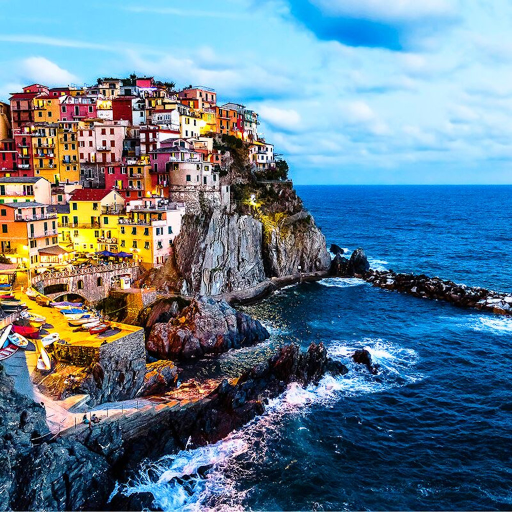
//> input picture Assignments/3/ColorPhotos/Sea.jpeg, 1024 x 1024 px (shown at 1/2 size)
$ ./BasicDenoising ../../3/ColorPhotos/Sea.jpeg   (built with g++ and OpenCV 4)
//> lines starting //> are read from the running program, lines starting //| are printed output that depends on the picture
#include <opencv2/opencv.hpp>
#include <bits/stdc++.h>


// imshow(winname, mat) -> None
// . The function may scale the image, depending on its depth:
// . - If the image is 8-bit unsigned, it is displayed as is.
// . - If the image is 16-bit unsigned or 32-bit integer, the pixels are divided by 256.
//     That is, the value range [0,255\*256] is mapped to [0,255].
// . - If the image is 32-bit or 64-bit floating-point, the pixel values are multiplied by 255. That is, the
// .   value range [0,1] is mapped to [0,255].

std::string type2str(int type) {
  std::string r;
  uchar depth = type & CV_MAT_DEPTH_MASK;
  uchar chans = 1 + (type >> CV_CN_SHIFT);
  switch ( depth ) {
    case CV_8U:  r = "8U"; break;
    case CV_8S:  r = "8S"; break;
    case CV_16U: r = "16U"; break;
    case CV_16S: r = "16S"; break;
    case CV_32S: r = "32S"; break;
    case CV_32F: r = "32F"; break;
    case CV_64F: r = "64F"; break;
    default:     r = "User"; break;
  }

  r += "C";
  r += (chans+'0');
  return r;
}
// [109 lines left out: functions plotHistogram, clipping, dftImage, idftImage, gamma, not called in this run]


cv::Mat addGaussianNoise(const cv::Mat& M){
    cv::Mat L = M.clone();
    std::default_random_engine generator;
    std::normal_distribution<float> distribution(0.5,0.5);
    float randn = distribution(generator);
    for(int i = 0;i < L.rows; i++){
        for(int j = 0; j < L.cols; j++){
            randn = distribution(generator);
            L.at<float>(i,j) = L.at<float>(i,j) + fabs(randn)/10;
        }
    }
    return(L);
}

cv::Mat saltpepperNoise(const cv::Mat& M){
    cv::Mat L = M.clone();
    std::default_random_engine generator;
    std::normal_distribution<float> distribution(0.5,0.2);
    float randn = distribution(generator);
    for(int i = 0;i < L.rows; i++){
        for(int j = 0; j < L.cols; j++){
            randn = distribution(generator);
            if(fabs(randn) > 0.9 ){
                randn = distribution(generator);
                L.at<float>(i,j) = (randn < 0.5) ? 0 :1;
            }
        }
    }
    return(L);

}

double PSNR(const cv::Mat& I1,const cv::Mat& I2,int type){
    cv::Mat I = I1.clone();
    cv::Mat K = I2.clone();
    I.convertTo(I,CV_32F);
    K.convertTo(K,CV_32F);
    double MSE = 0;
    double MAXi = 1.0;
    MAXi = (type == 1)? 255:1;
    // std::cout<<"Maxi "<<MAXi<<"\n";
    for(int i = 0; i < I.rows; i++){
        for(int j = 0; j < I.cols; j++ ){
            MSE += (I.at<float>(i,j) - K.at<float>(i,j))*(I.at<float>(i,j) - K.at<float>(i,j));
        }
    }
    MSE = MSE/(I.rows*I.cols);
    double PSNR = 10*log10((MAXi*MAXi)/MSE);
    // std::cout<<"s: "<<PSNR<<" "<<MSE<<" "<<(MAXi*MAXi)/MSE<<" \n____________\n";
    return(PSNR);
}

cv::Mat medianfilters(const cv::Mat& img){
    cv::Mat MinMed;
    cv::Mat Med;
    cv::Mat M = img*255;
    M.convertTo(M,CV_8U);
    double minn = -10000000;
    for(int k = 3 ;k < 10 ; k+=2){
        cv::medianBlur(M,Med,k);
        // std::cout<<type2str(Med.type())<<"\n";
        if(minn < PSNR(Med,M,1)){
            minn = PSNR(Med,M,1);
            MinMed = Med;
        }
    }
    MinMed.convertTo(MinMed,CV_32F);
    MinMed = MinMed/255;
    std::cout<<minn<<"\n";
    return(MinMed);
}

cv::Mat MeanKernel(int k ){
    cv::Mat ker(k,k,CV_32F,cv::Scalar::all(1));
    return(ker);
}

cv::Mat meanfilters(const cv::Mat& M){
    cv::Mat MinMean;
    cv::Mat MeanM;
    double minn = -1000000000;
    cv::Mat ker;
    for(int k = 3 ;k < 10 ; k++){
        ker = MeanKernel(k);
        cv::filter2D(M,MeanM,CV_32F,ker);
        MeanM = MeanM/(k*k);
        if(minn < PSNR(MeanM,M,0)){
            minn = PSNR(MeanM,M,0);
            MinMean = MeanM;
        }
    }
    std::cout<<minn<<"\n";
    return(MeanM);
}


int main(int argc, char** argv){
    cv::Mat image = cv::imread(argv[1],CV_LOAD_IMAGE_UNCHANGED);
//> image is the input picture: 1024 rows x 1024 cols, CV_8UC3; mean B, G, R 143, 124.6, 98.3
    image.convertTo(image,CV_32F);
//> image: 1024 rows x 1024 cols, CV_32FC3
    image = image/255;
    std::cout<<type2str(image.type())<<"\n";
//| 32FC3
    std::cout<< image.size()<<"\n";
//| [1024 x 1024]
    cv::Mat G = addGaussianNoise(image);
//> after the loop in addGaussianNoise, `for(int i = 0;i < L.rows; i++)`:
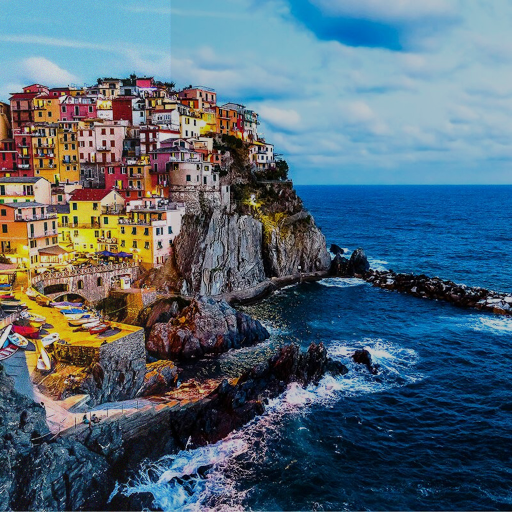
//> L: 1024 rows x 1024 cols, CV_32FC3 (shown at 1/2 size); mean B, G, R 0.58, 0.508, 0.405; drawn with min black and max white
    cv::Mat SP = saltpepperNoise(image);
    // std::cout<< PSNR(image,G,0);
    cv::Mat G_medf,G_Mean;
    // G_medf = G;
    G_medf = medianfilters(G);
//> the loop in medianfilters, `for(int k = 3 ;k < 10 ; k+=2)` made 4 passes
//> (PSNR in PSNR, MAXi in PSNR (second call), PSNR in PSNR (second call), minn) on pass 1: (22.66, 255, 22.66, 22.66)
//> PSNR in PSNR on passes 2 to 4: 18.89, 17.29, 16.46
//> pass 1, in medianfilters, `cv::medianBlur(M,Med,k);`:
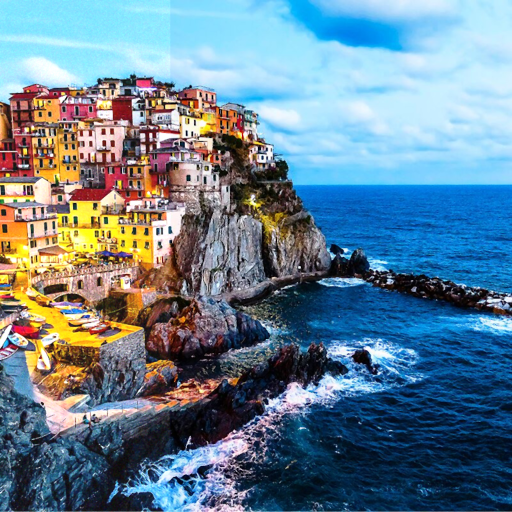
//> Med: 1024 rows x 1024 cols, CV_8UC3 (shown at 1/2 size); mean B, G, R 147.1, 129.4, 102.7
//> after the loop in medianfilters, `for(int k = 3 ;k < 10 ; k+=2)`:
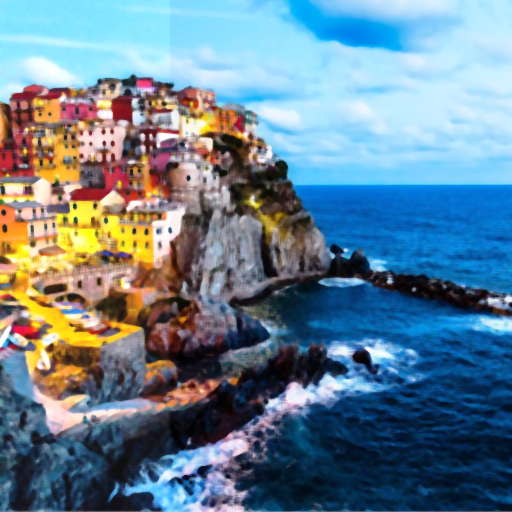
//> Med: 1024 rows x 1024 cols, CV_8UC3 (shown at 1/2 size); mean B, G, R 146.3, 128.9, 102.6
//> after the loop in medianfilters, `for(int k = 3 ;k < 10 ; k+=2)`: minn = 22.66
//| 22.6567
    G_Mean = meanfilters(G);
//> the loop in meanfilters, `for(int k = 3 ;k < 10 ; k++)` made 7 passes
//> (PSNR in PSNR, MAXi in PSNR (second call), PSNR in PSNR (second call), minn) on pass 1: (21.75, 1, 21.75, 21.75)
//> PSNR in PSNR on passes 2 to 7: 18.89, 18.19, 17.2, 16.76, 16.3, 16.03
//> pass 1, in meanfilters, `cv::filter2D(M,MeanM,CV_32F,ker);`:
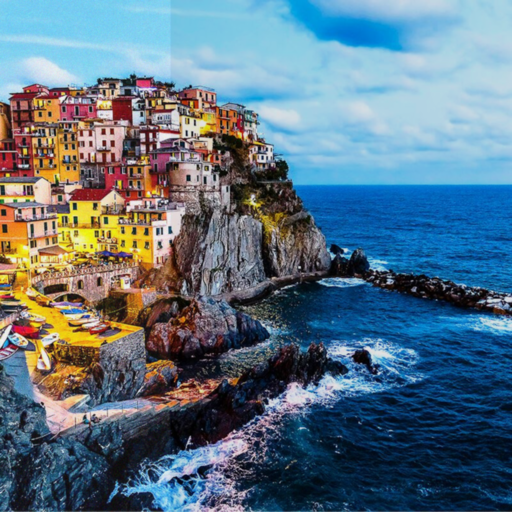
//> MeanM: 1024 rows x 1024 cols, CV_32FC3 (shown at 1/2 size); mean B, G, R 5.22, 4.57, 3.64; drawn with min black and max white
//> after the loop in meanfilters, `for(int k = 3 ;k < 10 ; k++)`:
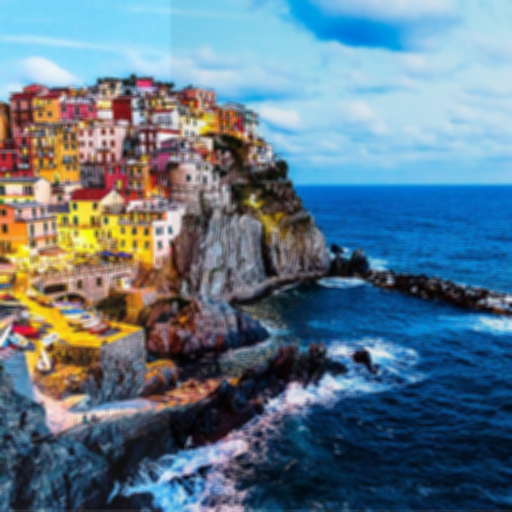
//> MeanM: 1024 rows x 1024 cols, CV_32FC3 (shown at 1/2 size); mean B, G, R 0.581, 0.508, 0.405; drawn with min black and max white
//> after the loop in meanfilters, `for(int k = 3 ;k < 10 ; k++)`: minn = 21.75
//| 21.7518

    cv::Mat SP_medf,SP_Mean;
    SP_medf = medianfilters(SP);
//> the loop in medianfilters (call 2), `for(int k = 3 ;k < 10 ; k+=2)` made 4 passes
//> (PSNR in PSNR, MAXi in PSNR (second call), PSNR in PSNR (second call), minn) on pass 1: (19.22, 255, 19.22, 19.22)
//> PSNR in PSNR on passes 2 to 4: 17.12, 15.99, 15.36
//> pass 2, in medianfilters (call 2), `cv::medianBlur(M,Med,k);`:
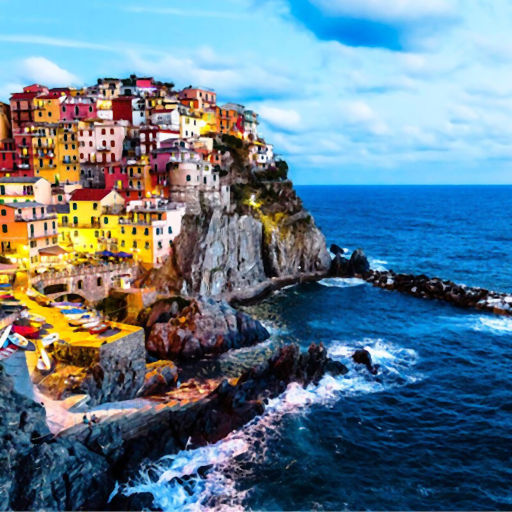
//> Med: 1024 rows x 1024 cols, CV_8UC3 (shown at 1/2 size); mean B, G, R 142.6, 124.4, 98
//> after the loop in medianfilters (call 2), `for(int k = 3 ;k < 10 ; k+=2)`: minn = 19.22
//| 19.217
    SP_Mean = meanfilters(SP);
//> the loop in meanfilters (call 2), `for(int k = 3 ;k < 10 ; k++)` made 7 passes
//> (PSNR in PSNR, MAXi in PSNR (second call), PSNR in PSNR (second call), minn) on pass 1: (19.11, 1, 19.11, 19.11)
//> PSNR in PSNR on passes 2 to 7: 17.32, 16.81, 16.08, 15.74, 15.38, 15.17
//> pass 2, in meanfilters (call 2), `cv::filter2D(M,MeanM,CV_32F,ker);`:
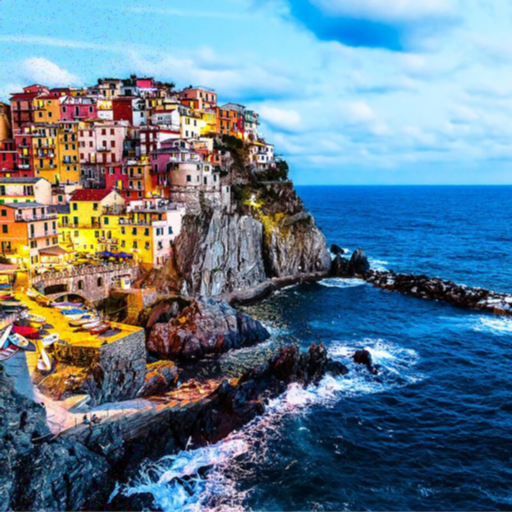
//> MeanM: 1024 rows x 1024 cols, CV_32FC3 (shown at 1/2 size); mean B, G, R 8.98, 7.82, 6.17; drawn with min black and max white
//> after the loop in meanfilters (call 2), `for(int k = 3 ;k < 10 ; k++)`: minn = 19.11
//| 19.1079


    cv::namedWindow( "Original",CV_WINDOW_FREERATIO);
    cv::imshow( "Original",image);


    cv::namedWindow( "Gaussian",CV_WINDOW_FREERATIO);
    cv::imshow( "Gaussian",G);

    cv::namedWindow( "G_Medf",CV_WINDOW_FREERATIO);
    cv::imshow( "G_Medf",G_medf);

    cv::namedWindow( "G_Meanf",CV_WINDOW_FREERATIO);
    cv::imshow( "G_Meanf",G_Mean);


    cv::namedWindow( "Salt and Pepper",CV_WINDOW_FREERATIO);
    cv::imshow( "Salt and Pepper",SP);


    cv::namedWindow( "SP_Medf",CV_WINDOW_FREERATIO);
    cv::imshow( "SP_Medf",SP_medf);

    cv::namedWindow( "SP_Meanf",CV_WINDOW_FREERATIO);
    cv::imshow( "SP_Meanf",SP_Mean);


    cv::waitKey(0);
    cv::destroyAllWindows();
    return(0);
}

$ run again, on Assignments/3/ColorPhotos/moon.jpeg
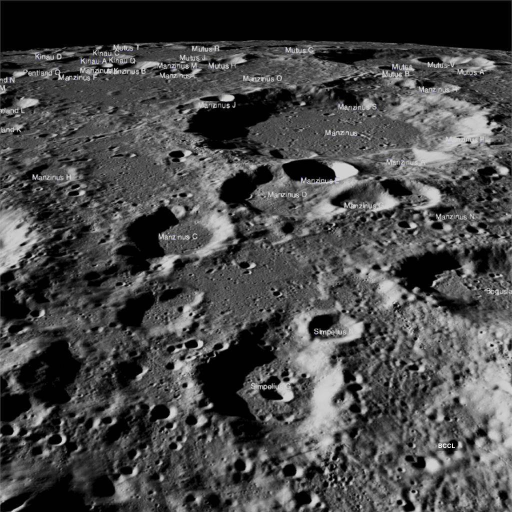
//> input picture Assignments/3/ColorPhotos/moon.jpeg, 1024 x 1024 px (shown at 1/2 size)
//> image is the input picture: 1024 rows x 1024 cols, CV_8UC3; mean B, G, R 71.8, 71.8, 71.8
//| 32FC3
//| [1024 x 1024]
//> the loop in medianfilters, `for(int k = 3 ;k < 10 ; k+=2)` made 4 passes
//> (PSNR in PSNR, MAXi in PSNR (second call), PSNR in PSNR (second call), minn) on pass 1: (26.91, 255, 26.91, 26.91)
//> after the loop in medianfilters, `for(int k = 3 ;k < 10 ; k+=2)`: minn = 26.91
//| 26.909
//> the loop in meanfilters, `for(int k = 3 ;k < 10 ; k++)` made 7 passes
//> (PSNR in PSNR, MAXi in PSNR (second call), PSNR in PSNR (second call), minn) on pass 1: (26.56, 1, 26.56, 26.56)
//> after the loop in meanfilters, `for(int k = 3 ;k < 10 ; k++)`: minn = 26.56
//| 26.5635
//> the loop in medianfilters (call 2), `for(int k = 3 ;k < 10 ; k+=2)` made 4 passes
//> (PSNR in PSNR, MAXi in PSNR (second call), PSNR in PSNR (second call), minn) on pass 1: (20.64, 255, 20.64, 20.64)
//> after the loop in medianfilters (call 2), `for(int k = 3 ;k < 10 ; k+=2)`:
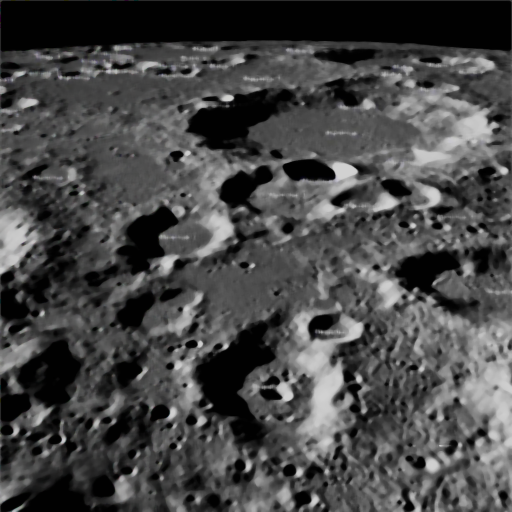
//> Med: 1024 rows x 1024 cols, CV_8UC3 (shown at 1/2 size); mean B, G, R 71.1, 71, 71
//> after the loop in medianfilters (call 2), `for(int k = 3 ;k < 10 ; k+=2)`: minn = 20.64
//| 20.6393
//> the loop in meanfilters (call 2), `for(int k = 3 ;k < 10 ; k++)` made 7 passes
//> (PSNR in PSNR, MAXi in PSNR (second call), PSNR in PSNR (second call), minn) on pass 1: (20.94, 1, 20.94, 20.94)
//> pass 1, in meanfilters (call 2), `cv::filter2D(M,MeanM,CV_32F,ker);`:
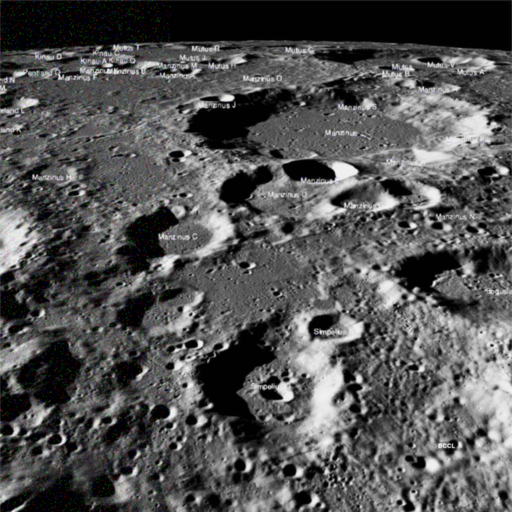
//> MeanM: 1024 rows x 1024 cols, CV_32FC3 (shown at 1/2 size); mean B, G, R 2.55, 2.55, 2.55; drawn with min black and max white
//> after the loop in meanfilters (call 2), `for(int k = 3 ;k < 10 ; k++)`: minn = 20.94
//| 20.936

$ run again, on Assignments/3/ColorPhotos/Bigbridge.png
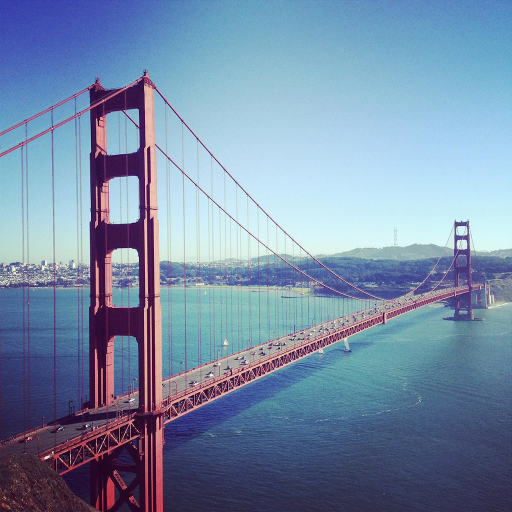
//> input picture Assignments/3/ColorPhotos/Bigbridge.png, 1024 x 1024 px (shown at 1/2 size)
//> image is the input picture: 1024 rows x 1024 cols, CV_8UC3; mean B, G, R 167.8, 139.6, 118.4
//| 32FC3
//| [1024 x 1024]
//> after the loop in addGaussianNoise, `for(int i = 0;i < L.rows; i++)`:
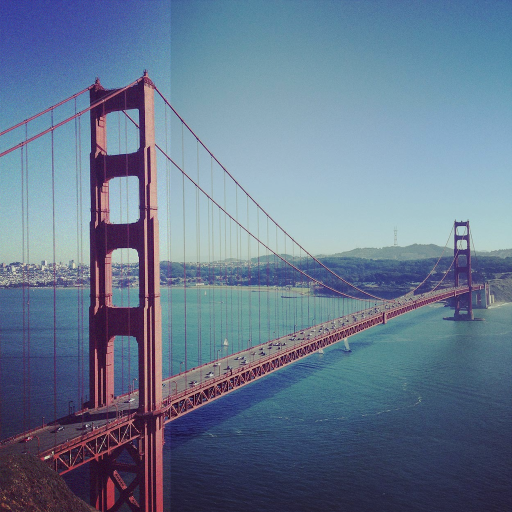
//> L: 1024 rows x 1024 cols, CV_32FC3 (shown at 1/2 size); mean B, G, R 0.677, 0.567, 0.484; drawn with min black and max white
//> the loop in medianfilters, `for(int k = 3 ;k < 10 ; k+=2)` made 4 passes
//> (PSNR in PSNR, MAXi in PSNR (second call), PSNR in PSNR (second call), minn) on pass 1: (25.23, 255, 25.23, 25.23)
//> after the loop in medianfilters, `for(int k = 3 ;k < 10 ; k+=2)`: minn = 25.23
//| 25.2282
//> the loop in meanfilters, `for(int k = 3 ;k < 10 ; k++)` made 7 passes
//> (PSNR in PSNR, MAXi in PSNR (second call), PSNR in PSNR (second call), minn) on pass 1: (24.36, 1, 24.36, 24.36)
//> after the loop in meanfilters, `for(int k = 3 ;k < 10 ; k++)`: minn = 24.36
//| 24.3594
//> the loop in medianfilters (call 2), `for(int k = 3 ;k < 10 ; k+=2)` made 4 passes
//> (PSNR in PSNR, MAXi in PSNR (second call), PSNR in PSNR (second call), minn) on pass 1: (20.71, 255, 20.71, 20.71)
//> after the loop in medianfilters (call 2), `for(int k = 3 ;k < 10 ; k+=2)`:
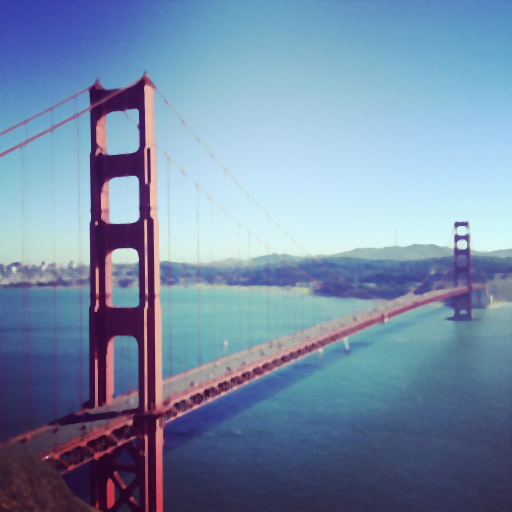
//> Med: 1024 rows x 1024 cols, CV_8UC3 (shown at 1/2 size); mean B, G, R 168.1, 139.8, 117.8
//> after the loop in medianfilters (call 2), `for(int k = 3 ;k < 10 ; k+=2)`: minn = 20.71
//| 20.7056
//> the loop in meanfilters (call 2), `for(int k = 3 ;k < 10 ; k++)` made 7 passes
//> (PSNR in PSNR, MAXi in PSNR (second call), PSNR in PSNR (second call), minn) on pass 1: (20.7, 1, 20.7, 20.7)
//| 20.6954
